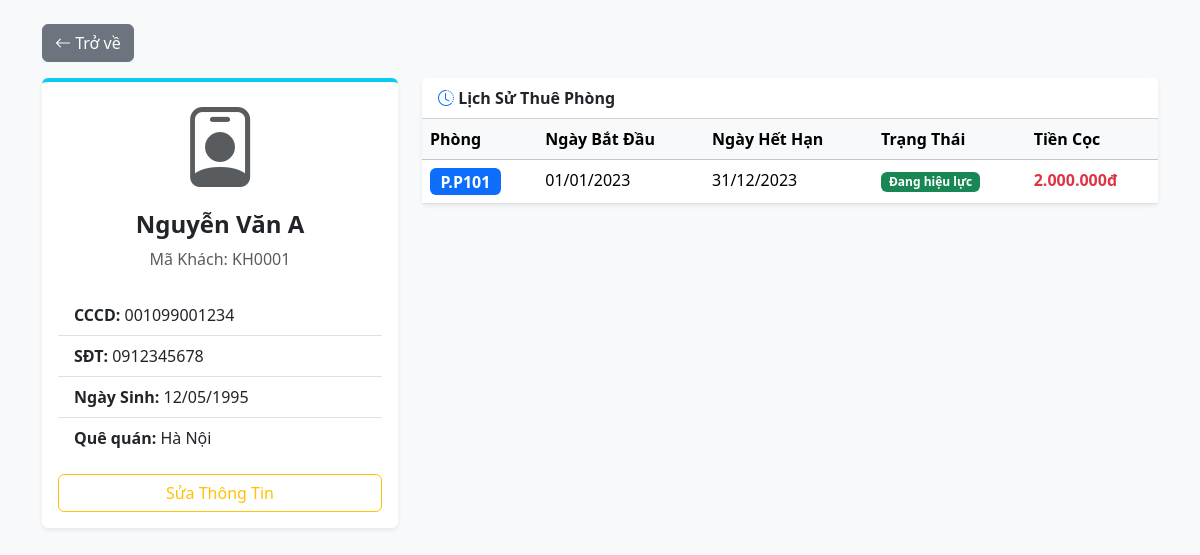
Screenshot of /index.php?controller=tenantManage&action=show&id=1 (signed in) with the database file from the repository.
### tables this page shows
CREATE TABLE `tenants` (
  `id` INT AUTO_INCREMENT PRIMARY KEY,
  `user_id` INT DEFAULT NULL,
  `fullname` VARCHAR(100) NOT NULL,
  `id_card` VARCHAR(20) NOT NULL UNIQUE,
  `phone` VARCHAR(15),
  `hometown` VARCHAR(100),
  `date_of_birth` DATE,
  FOREIGN KEY (`user_id`) REFERENCES `users`(`id`) ON DELETE SET NULL ON UPDATE CASCADE
);

CREATE TABLE `contracts` (
  `id` INT AUTO_INCREMENT PRIMARY KEY,
  `room_id` INT NOT NULL,
  `tenant_id` INT NOT NULL,
  `start_date` DATE NOT NULL,
  `end_date` DATE NOT NULL,
  `rental_price` DECIMAL(10,2) NOT NULL,
  `deposit` DECIMAL(10,2) DEFAULT 0,
  `status` ENUM('active', 'terminated', 'expired') DEFAULT 'active',
  `created_at` DATETIME DEFAULT CURRENT_TIMESTAMP,
  FOREIGN KEY (`room_id`) REFERENCES `rooms`(`id`) ON DELETE RESTRICT ON UPDATE CASCADE,
  FOREIGN KEY (`tenant_id`) REFERENCES `tenants`(`id`) ON DELETE RESTRICT ON UPDATE CASCADE
);

CREATE TABLE `rooms` (
  `id` INT AUTO_INCREMENT PRIMARY KEY,
  `room_number` VARCHAR(20) NOT NULL UNIQUE,
  `room_type_id` INT NOT NULL,
  `price` DECIMAL(10,2) NOT NULL,
  `status` ENUM('empty', 'rented', 'maintenance') DEFAULT 'empty',
  `max_occupants` INT DEFAULT 2,
  `description` TEXT,
  FOREIGN KEY (`room_type_id`) REFERENCES `room_types`(`id`) ON DELETE RESTRICT ON UPDATE CASCADE
);

### controllers/TenantManageController.php (called while the page is built, shortened)
<?php
require_once 'models/TenantModel.php';
class TenantManageController extends Controller {
    private $tenantModel;
    public function __construct() {
        $db = (new Database())->getConnection();
        $this->tenantModel = new TenantModel($db);
    }
    public function show() {
        $id = $_GET['id'];
        $data = [
            'tenant' => $this->tenantModel->getTenantById($id),
            'contracts' => $this->tenantModel->getTenantContracts($id)
        ];
        $this->view('tenants/show', $data);
    }
}
?>

### models/TenantModel.php (called while the page is built, shortened)
<?php
class TenantModel {
    private $conn;
    public function __construct($db) {
        $this->conn = $db;
    }
    public function getTenantById($id) {
        $query = "SELECT * FROM tenants WHERE id = :id LIMIT 1";
        $stmt = $this->conn->prepare($query);
        $stmt->execute([':id' => $id]);
        return $stmt->fetch(PDO::FETCH_ASSOC);
    }
    public function getTenantContracts($tenantId) {
        $query = "SELECT c.*, r.room_number FROM contracts c JOIN rooms r ON c.room_id = r.id WHERE c.tenant_id = :tenant_id ORDER BY c.start_date DESC";
        $stmt = $this->conn->prepare($query);
        $stmt->execute([':tenant_id' => $tenantId]);
        return $stmt->fetchAll(PDO::FETCH_ASSOC);
    }
}
?>

### views/tenants/show.php (the view, shortened to what this page needs)
<!DOCTYPE html>
<html lang="vi">
<head>
    <link href="https://cdn.jsdelivr.net/npm/bootstrap@5.3.2/dist/css/bootstrap.min.css" rel="stylesheet">
    <link rel="stylesheet" href="https://cdn.jsdelivr.net/npm/bootstrap-icons@1.11.1/font/bootstrap-icons.css">
</head>
<body class="bg-light pb-5">
<div class="container mt-4">
    <a href="index.php?controller=tenantManage&action=index" class="btn btn-secondary mb-3"><i class="bi bi-arrow-left"></i> Trở về</a>
    <div class="row">
        <div class="col-lg-4 mb-4">
            <div class="card shadow-sm border-0 border-top border-4 border-info">
                <div class="card-body text-center">
                    <div class="display-1 text-muted mb-3"><i class="bi bi-person-badge"></i></div>
                    <h4 class="fw-bold"><?= htmlspecialchars($tenant['fullname']) ?></h4>
                    <p class="text-muted mb-4">Mã Khách: KH<?= str_pad($tenant['id'], 4, '0', STR_PAD_LEFT) ?></p>
                    <ul class="list-group list-group-flush text-start">
                        <li class="list-group-item"><strong>CCCD:</strong> <?= htmlspecialchars($tenant['id_card']) ?></li>
                        <li class="list-group-item"><strong>SĐT:</strong> <?= htmlspecialchars($tenant['phone']) ?></li>
                        <li class="list-group-item"><strong>Ngày Sinh:</strong> <?= date('d/m/Y', strtotime($tenant['date_of_birth'])) ?></li>
                        <li class="list-group-item"><strong>Quê quán:</strong> <?= htmlspecialchars($tenant['hometown']) ?></li>
                    </ul>
                    <a href="index.php?controller=tenantManage&action=edit&id=<?= $tenant['id'] ?>" class="btn btn-outline-warning w-100 mt-3">Sửa Thông Tin</a>
                </div>
            </div>
        </div>
        <div class="col-lg-8">
            <div class="card shadow-sm border-0">
                <div class="card-header bg-white fw-bold"><i class="bi bi-clock-history text-primary"></i> Lịch Sử Thuê Phòng</div>
                <div class="card-body p-0">
                    <table class="table table-hover mb-0">
                        <thead class="table-light">
                            <tr>
                                <th>Phòng</th>
                                <th>Ngày Bắt Đầu</th>
                                <th>Ngày Hết Hạn</th>
                                <th>Trạng Thái</th>
                                <th>Tiền Cọc</th>
                            </tr>
                        </thead>
                        <tbody>
                            <?php if (count($contracts) > 0): ?>
                                <?php foreach($contracts as $c): ?>
                                    <tr>
                                        <td><span class="badge bg-primary fs-6">P.<?= htmlspecialchars($c['room_number']) ?></span></td>
                                        <td><?= date('d/m/Y', strtotime($c['start_date'])) ?></td>
                                        <td><?= date('d/m/Y', strtotime($c['end_date'])) ?></td>
                                        <td>
                                            <?php if($c['status'] == 'active') echo '<span class="badge bg-success">Đang hiệu lực</span>';
                                                  elseif($c['status'] == 'expired') echo '<span class="badge bg-secondary">Đã hết hạn</span>';
                                                  else echo '<span class="badge bg-danger">Đã thanh lý</span>'; ?>
                                        </td>
                                        <td class="text-danger fw-bold"><?= number_format($c['deposit'], 0, ',', '.') ?>đ</td>
                                    </tr>
                                <?php endforeach; ?>
                            <?php else: ?>
                                <tr><td colspan="5" class="text-center text-muted py-4">Chưa có lịch sử hợp đồng.</td></tr>
                            <?php endif; ?>
                        </tbody>
                    </table>
                </div>
            </div>
        </div>
    </div>
</div>
</body>
</html>

### rows the page displays
tenants: fullname "Nguyễn Văn A", id "0001", id_card "001099001234", phone "0912345678", date_of_birth "12/05/1995", hometown "Hà Nội"
contracts: room.room_number "P101", start_date "01/01/2023", end_date "31/12/2023", status "Đang hiệu lực", deposit "2.000.000"
